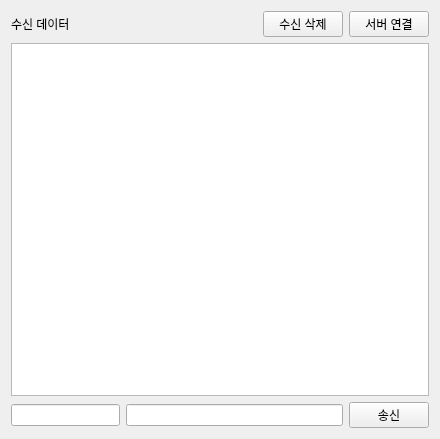
<?xml version="1.0" encoding="UTF-8"?>
<ui version="4.0">
 <class>Tab2SocketClient</class>
 <widget class="QWidget" name="Tab2SocketClient">
  <property name="geometry">
   <rect>
    <x>0</x>
    <y>0</y>
    <width>440</width>
    <height>439</height>
   </rect>
  </property>
  <property name="windowTitle">
   <string>Form</string>
  </property>
  <layout class="QVBoxLayout" name="verticalLayout" stretch="1,8,1">
   <item>
    <layout class="QHBoxLayout" name="horizontalLayout" stretch="8,0,1">
     <item>
      <widget class="QLabel" name="label">
       <property name="text">
        <string>수신 데이터</string>
       </property>
       <property name="alignment">
        <set>Qt::AlignLeading|Qt::AlignLeft|Qt::AlignVCenter</set>
       </property>
      </widget>
     </item>
     <item>
      <widget class="QPushButton" name="pPBrecvDataClear">
       <property name="text">
        <string>수신 삭제</string>
       </property>
      </widget>
     </item>
     <item>
      <widget class="QPushButton" name="pPBserverConnect">
       <property name="text">
        <string>서버 연결</string>
       </property>
       <property name="checkable">
        <bool>true</bool>
       </property>
      </widget>
     </item>
    </layout>
   </item>
   <item>
    <layout class="QHBoxLayout" name="horizontalLayout_3">
     <item>
      <widget class="QTextEdit" name="pTErecvData"/>
     </item>
    </layout>
   </item>
   <item>
    <layout class="QHBoxLayout" name="horizontalLayout_2" stretch="3,6,1">
     <item>
      <widget class="QLineEdit" name="pLErecvId"/>
     </item>
     <item>
      <widget class="QLineEdit" name="pLEsendData"/>
     </item>
     <item>
      <widget class="QPushButton" name="pPBsendButton">
       <property name="text">
        <string>송신</string>
       </property>
      </widget>
     </item>
    </layout>
   </item>
  </layout>
 </widget>
 <resources/>
 <connections>
  <connection>
   <sender>pLEsendData</sender>
   <signal>returnPressed()</signal>
   <receiver>pPBsendButton</receiver>
   <slot>click()</slot>
   <hints>
    <hint type="sourcelabel">
     <x>322</x>
     <y>409</y>
    </hint>
    <hint type="destinationlabel">
     <x>390</x>
     <y>409</y>
    </hint>
   </hints>
  </connection>
  <connection>
   <sender>pPBrecvDataClear</sender>
   <signal>clicked()</signal>
   <receiver>pTErecvData</receiver>
   <slot>clear()</slot>
   <hints>
    <hint type="sourcelabel">
     <x>298</x>
     <y>32</y>
    </hint>
    <hint type="destinationlabel">
     <x>311</x>
     <y>108</y>
    </hint>
   </hints>
  </connection>
 </connections>
</ui>
